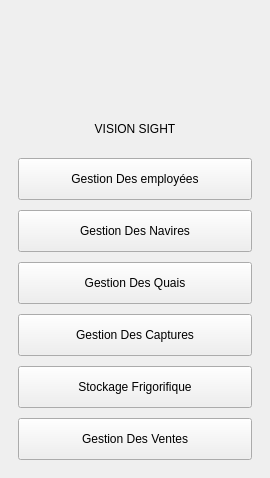
    <widget class="QFrame" name="sidebar">
    <property name="minimumSize">
     <size>
      <width>270</width>
      <height>0</height>
     </size>
    </property>
    <property name="maximumSize">
     <size>
      <width>270</width>
      <height>16777215</height>
     </size>
    </property>
     <property name="frameShape">
      <enum>QFrame::NoFrame</enum>
     </property>
     <layout class="QVBoxLayout" name="sidebarLayout">
      <property name="spacing">
       <number>10</number>
      </property>
      <property name="leftMargin">
       <number>18</number>
      </property>
      <property name="topMargin">
       <number>18</number>
      </property>
      <property name="rightMargin">
       <number>18</number>
      </property>
      <property name="bottomMargin">
       <number>18</number>
      </property>
      <item>
       <widget class="QWidget" name="brandBox" native="true">
        <layout class="QVBoxLayout" name="brandBoxLayout">
      <property name="spacing">
       <number>8</number>
      </property>
      <property name="leftMargin">
       <number>0</number>
      </property>
      <property name="topMargin">
       <number>0</number>
      </property>
      <property name="rightMargin">
       <number>0</number>
      </property>
      <property name="bottomMargin">
       <number>0</number>
      </property>
      <item alignment="Qt::AlignHCenter">
       <widget class="QLabel" name="logo">
        <property name="minimumSize">
         <size>
          <width>96</width>
          <height>96</height>
         </size>
        </property>
        <property name="maximumSize">
         <size>
          <width>96</width>
          <height>96</height>
         </size>
        </property>
        <property name="text">
         <string/>
        </property>
        <property name="alignment">
         <set>Qt::AlignCenter</set>
        </property>
            <property name="pixmap">
             <pixmap resource="resources.qrc">:/logo_circle.png</pixmap>
            </property>
        <property name="scaledContents">
         <bool>true</bool>
        </property>
       </widget>
      </item>
      <item alignment="Qt::AlignHCenter">
       <widget class="QLabel" name="brandTitle">
        <property name="text">
         <string>VISION SIGHT</string>
        </property>
        <property name="alignment">
         <set>Qt::AlignCenter</set>
        </property>
       </widget>
      </item>
        </layout>
       </widget>
      </item>
      <item>
       <spacer name="sidebarSpacer1">
        <property name="orientation">
      <enum>Qt::Vertical</enum>
        </property>
        <property name="sizeType">
      <enum>QSizePolicy::Fixed</enum>
        </property>
        <property name="sizeHint" stdset="0">
      <size>
       <width>0</width>
       <height>12</height>
      </size>
        </property>
       </spacer>
      </item>
      <item>
       <widget class="QPushButton" name="sideBtn0">
        <property name="minimumSize">
      <size>
       <width>0</width>
       <height>42</height>
      </size>
        </property>
        <property name="text">
      <string>Gestion Des employées</string>
        </property>
        <property name="toolTip">
      <string>Gestion Des employées</string>
        </property>
        <property name="checkable">
      <bool>true</bool>
        </property>
        <property name="autoExclusive">
      <bool>true</bool>
        </property>
        <property name="cursor">
      <cursorShape>PointingHandCursor</cursorShape>
        </property>
       </widget>
      </item>
      <item>
       <widget class="QPushButton" name="sideBtn1">
        <property name="minimumSize">
      <size>
       <width>0</width>
       <height>42</height>
      </size>
        </property>
        <property name="text">
      <string>Gestion Des Navires</string>
        </property>
        <property name="toolTip">
      <string>Gestion Des Navires</string>
        </property>
        <property name="checkable">
      <bool>true</bool>
        </property>
        <property name="autoExclusive">
      <bool>true</bool>
        </property>
        <property name="cursor">
      <cursorShape>PointingHandCursor</cursorShape>
        </property>
       </widget>
      </item>
      <item>
       <widget class="QPushButton" name="sideBtn2">
        <property name="minimumSize">
      <size>
       <width>0</width>
       <height>42</height>
      </size>
        </property>
        <property name="text">
      <string>Gestion Des Quais</string>
        </property>
        <property name="toolTip">
      <string>Gestion Des Quais</string>
        </property>
        <property name="checkable">
      <bool>true</bool>
        </property>
        <property name="autoExclusive">
      <bool>true</bool>
        </property>
        <property name="cursor">
      <cursorShape>PointingHandCursor</cursorShape>
        </property>
       </widget>
      </item>
      <item>
       <widget class="QPushButton" name="sideBtn3">
        <property name="minimumSize">
      <size>
       <width>0</width>
       <height>42</height>
      </size>
        </property>
        <property name="text">
      <string>Gestion Des Captures</string>
        </property>
        <property name="toolTip">
      <string>Gestion Des Captures</string>
        </property>
        <property name="checkable">
      <bool>true</bool>
        </property>
        <property name="autoExclusive">
      <bool>true</bool>
        </property>
        <property name="cursor">
      <cursorShape>PointingHandCursor</cursorShape>
        </property>
       </widget>
      </item>
      <item>
       <widget class="QPushButton" name="sideBtn4">
        <property name="minimumSize">
      <size>
       <width>0</width>
       <height>42</height>
      </size>
        </property>
        <property name="text">
      <string>Stockage Frigorifique</string>
        </property>
        <property name="toolTip">
      <string>Stockage Frigorifique</string>
        </property>
        <property name="checkable">
      <bool>true</bool>
        </property>
        <property name="autoExclusive">
      <bool>true</bool>
        </property>
        <property name="cursor">
      <cursorShape>PointingHandCursor</cursorShape>
        </property>
       </widget>
      </item>
      <item>
       <widget class="QPushButton" name="sideBtn5">
        <property name="minimumSize">
      <size>
       <width>0</width>
       <height>42</height>
      </size>
        </property>
        <property name="text">
      <string>Gestion Des Ventes</string>
        </property>
        <property name="toolTip">
      <string>Gestion Des Ventes</string>
        </property>
        <property name="checkable">
      <bool>true</bool>
        </property>
        <property name="autoExclusive">
      <bool>true</bool>
        </property>
        <property name="cursor">
      <cursorShape>PointingHandCursor</cursorShape>
        </property>
       </widget>
      </item>
      <item>
       <spacer name="sidebarStretch">
        <property name="orientation">
      <enum>Qt::Vertical</enum>
        </property>
        <property name="sizeHint" stdset="0">
      <size>
       <width>0</width>
       <height>0</height>
      </size>
        </property>
       </spacer>
      </item>
     </layout>
    </widget>
